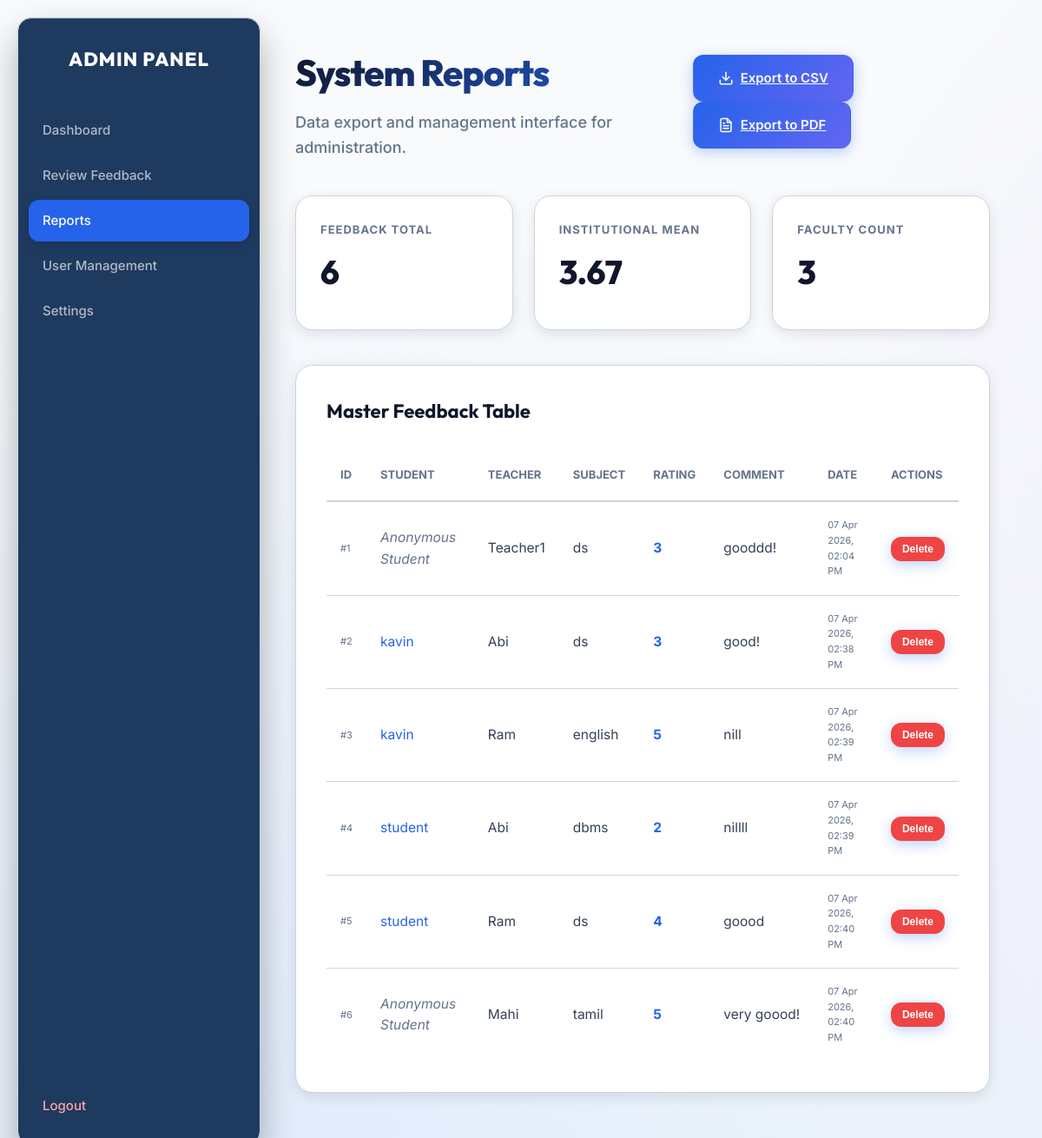
The app's page /admin_reports (signed in) with its own data.
### app.py (models this page shows, shortened)
class Feedback(db.Model):
    id = db.Column(db.Integer, primary_key=True)
    student = db.Column(db.String(50))
    department = db.Column(db.String(50))
    teacher = db.Column(db.String(50))
    subject = db.Column(db.String(50))
    rating = db.Column(db.Integer)
    comment = db.Column(db.String(500))
    date = db.Column(db.String(50))
    is_anonymous = db.Column(db.Boolean, default=False)

### app.py (the view)
@app.route("/admin_reports")
def admin_reports():
    if session.get("role") != "admin":
        return redirect("/")
    all_feedbacks = Feedback.query.all()
    teacher_avg = get_teacher_avg()
    total_feedback = len(all_feedbacks)
    ratings = [f.rating for f in all_feedbacks]
    overall_avg = round(sum(ratings) / len(ratings), 2) if ratings else 0.0  # type: ignore
    return render_template(
        "admin_reports.html",
        teacher_avg=teacher_avg,
        total_feedback=total_feedback,
        overall_avg=overall_avg,
        indexed_feedbacks=all_feedbacks,
        theme=session.get("theme", "theme-light")
    )

### app.py (called while the page is built)
def get_teacher_list():
    teachers = User.query.filter_by(role="teacher").all()
    return [t.username for t in teachers]

def get_teacher_avg():
    result = {}
    all_feedbacks = Feedback.query.all()
    for t in get_teacher_list():
        rates = [float(f.rating) for f in all_feedbacks if f.teacher == t]
        result[t] = round(sum(rates) / len(rates), 2) if rates else 0.0  # type: ignore
    return result

### templates/admin_reports.html (shortened to what this page needs)
<!DOCTYPE html>
<html lang="en">
<head>
    <link rel="stylesheet" href="/static/style.css">
    <link href="https://cdn.jsdelivr.net/npm/simple-datatables@latest/dist/style.css" rel="stylesheet" type="text/css">
</head>
<body class="{{ theme }} app-bg">
    <div class="layout">
        <aside class="sidebar">
            <div class="sidebar-brand">
                <h2>ADMIN PANEL</h2>
            </div>
            <nav class="sidebar-nav">
                <a href="/admin">Dashboard</a>
                <a href="/admin_feedback">Review Feedback</a>
                <a href="/admin_reports" class="active">Reports</a>
                <a href="/admin_users">User Management</a>
                <a href="/admin_settings">Settings</a>
                <a href="/logout" class="logout">Logout</a>
            </nav>
        </aside>
        <main class="main">
            <div class="page-header" style="display: flex; justify-content: space-between; align-items: center;">
                <div>
                    <h1>System Reports</h1>
                    <p>Data export and management interface for administration.</p>
                </div>
                <div>
                    <a href="/export_csv" class="btn btn-primary"
                        style="display: inline-flex; align-items: center; gap: 8px; font-weight: 600;">
                        <svg width="18" height="18" viewBox="0 0 24 24" fill="none" stroke="currentColor"
                            stroke-width="2" stroke-linecap="round" stroke-linejoin="round">
                            <path d="M21 15v4a2 2 0 0 1-2 2H5a2 2 0 0 1-2-2v-4"></path>
                            <polyline points="7 10 12 15 17 10"></polyline>
                            <line x1="12" y1="15" x2="12" y2="3"></line>
                        </svg>
                        Export to CSV
                    </a>
                    <a href="/export_pdf" class="btn btn-primary"
                        style="display: inline-flex; align-items: center; gap: 8px; font-weight: 600; background-color: #ef4444;">
                        Export to PDF
                    </a>
                </div>
            </div>
            <div class="stat-grid">
                <div class="stat-card">
                    <div class="stat-label">Feedback Total</div>
                    <div class="stat-value">{{ total_feedback }}</div>
                </div>
                <div class="stat-card">
                    <div class="stat-label">Institutional Mean</div>
                    <div class="stat-value">{{ overall_avg }}</div>
                </div>
                <div class="stat-card">
                    <div class="stat-label">Faculty Count</div>
                    <div class="stat-value">{{ teacher_avg|length }}</div>
                </div>
            </div>
            <div class="panel">
                <div class="panel-title">Master Feedback Table</div>
                {% if indexed_feedbacks %}
                <div class="table-wrap">
                    <table id="reportsTable">
                        <thead>
                            <tr>
                                <th>ID</th>
                                <th>Student</th>
                                <th>Teacher</th>
                                <th>Subject</th>
                                <th>Rating</th>
                                <th>Comment</th>
                                <th>Date</th>
                                <th>Actions</th>
                            </tr>
                        </thead>
                        <tbody>
                            {% for f in indexed_feedbacks %}
                            <tr>
                                <td style="font-size: 11px; color: var(--muted);">#{{ loop.index }}</td>
                                <td class="fw-600">
                                    {% if f.is_anonymous %}
                                    <span style="color: var(--muted); font-style: italic;">Anonymous Student</span>
                                    {% else %}
                                    <a href="/user_profile/{{ f.student }}"
                                        style="text-decoration: none; color: var(--accent);">{{ f.student }}</a>
                                    {% endif %}
                                </td>
                                <td>{{ f.teacher.capitalize() }}</td>
                                <td>{{ f.subject if f.subject else '—' }}</td>
                                <td><span style="font-weight: 700; color: var(--accent);">{{ f.rating }}</span></td>
                                <td style="max-width: 200px; overflow: hidden; text-overflow: ellipsis; white-space: nowrap;"
                                    title="{{ f.comment }}">
                                    {{ f.comment }}
                                </td>
                                <td style="font-size: 11px; color: var(--muted);">{{ f.date if f.date else '—' }}</td>
                                <td>
                                    <form method="POST" action="/delete_feedback/{{ f.id }}" style="display: inline;">
                                        <button type="submit" class="btn btn-primary"
                                            style="background: #ef4444; padding: 6px 12px; font-size: 12px;"
                                            onclick="return confirm('Permanently delete this entry?')">Delete</button>
                                    </form>
                                </td>
                            </tr>
                            {% endfor %}
                        </tbody>
                    </table>
                </div>
                {% else %}
                <div style="text-align: center; padding: 40px; color: var(--muted);">
                    <p>No feedback available for reporting.</p>
                </div>
                {% endif %}
            </div>
        </main>
    </div>
</body>
</html>

### records on screen
Feedback: is_anonymous "Anonymous Student", teacher "Teacher1", subject "ds", rating "3", comment "gooddd!", date "07 Apr 2026, 02:04 PM"
Feedback: student "kavin", teacher "Abi", subject "ds", rating "3", comment "good!", date "07 Apr 2026, 02:38 PM"
Feedback: student "kavin", teacher "Ram", subject "english", rating "5", comment "nill", date "07 Apr 2026, 02:39 PM"
Feedback: student "student", teacher "Abi", subject "dbms", rating "2", comment "nillll", date "07 Apr 2026, 02:39 PM"
Feedback: student "student", teacher "Ram", subject "ds", rating "4", comment "goood", date "07 Apr 2026, 02:40 PM"
Feedback: is_anonymous "Anonymous Student", teacher "Mahi", subject "tamil", rating "5", comment "very goood!", date "07 Apr 2026, 02:40 PM"

### other values on screen
{{ total_feedback }} "6"
{{ overall_avg }} "3.67"
{{ teacher_avg|length }} "3"
